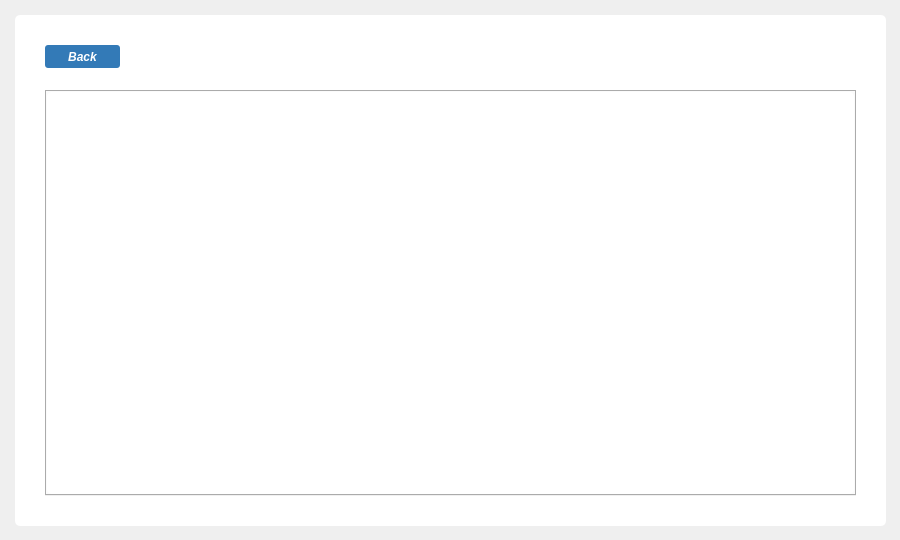
<?xml version="1.0" encoding="UTF-8"?>
<ui version="4.0">
 <class>Form</class>
 <widget class="QWidget" name="Form">
  <property name="geometry">
   <rect>
    <x>0</x>
    <y>0</y>
    <width>900</width>
    <height>540</height>
   </rect>
  </property>
  <property name="windowTitle">
   <string>Form</string>
  </property>
  <property name="styleSheet">
   <string notr="true"/>
  </property>
  <widget class="QFrame" name="frame">
   <property name="geometry">
    <rect>
     <x>15</x>
     <y>15</y>
     <width>871</width>
     <height>511</height>
    </rect>
   </property>
   <property name="styleSheet">
    <string notr="true">QFrame{
border-radius: 5px;
background: #fff;
}

QWidget{
font-family: &quot;Segoe UI&quot;;
}

QPushButton#btn_back{
background-color: #337AB7;
font-weight: bold;
font-style: italic;
color: #fff;
font-size: 12px;
border-radius: 3px;
}
QPushButton:hove#btn_backr{
background-color: #135A97;
}

QPushButton:pressed#btn_back{
background-color: qlineargradient(spread:pad, x1:0, y1:0, x2:0, y2:1, stop:0 #337AB7, stop:1 #135A97);
}</string>
   </property>
   <property name="frameShape">
    <enum>QFrame::StyledPanel</enum>
   </property>
   <property name="frameShadow">
    <enum>QFrame::Raised</enum>
   </property>
   <widget class="QTabWidget" name="tab_widget">
    <property name="geometry">
     <rect>
      <x>30</x>
      <y>75</y>
      <width>811</width>
      <height>406</height>
     </rect>
    </property>
    <property name="currentIndex">
     <number>-1</number>
    </property>
   </widget>
   <widget class="QPushButton" name="btn_back">
    <property name="geometry">
     <rect>
      <x>30</x>
      <y>30</y>
      <width>75</width>
      <height>23</height>
     </rect>
    </property>
    <property name="font">
     <font>
      <family>Segoe UI</family>
      <pointsize>-1</pointsize>
      <weight>75</weight>
      <italic>true</italic>
      <bold>true</bold>
     </font>
    </property>
    <property name="cursor">
     <cursorShape>PointingHandCursor</cursorShape>
    </property>
    <property name="styleSheet">
     <string notr="true"/>
    </property>
    <property name="text">
     <string>Back</string>
    </property>
   </widget>
  </widget>
 </widget>
 <resources/>
 <connections/>
</ui>
